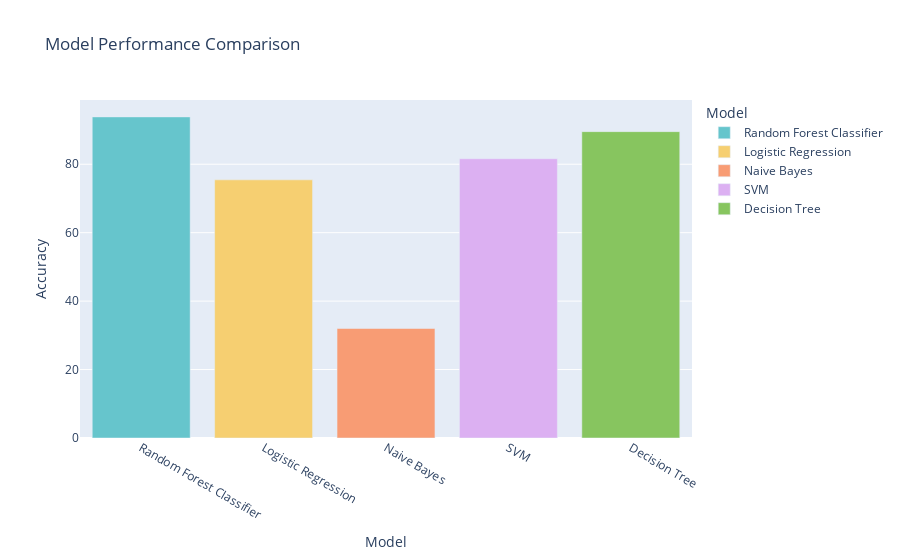

The notebook cell this image was saved under:
### Code cell
fig = px.bar(performance_df, x='Model', y='Accuracy', color='Model', title='Model Performance Comparison',
             color_discrete_sequence=px.colors.qualitative.Pastel)
fig.show()

### Figure 1 — Plotly figure (JSON) as saved in the notebook; plotly's stock layout.template omitted (floating-point values rounded to 4 significant figures)
{"data": [{"alignmentgroup": "True", "hovertemplate": "Model=%{x}<br>Accuracy=%{y}<extra></extra>", "legendgroup": "Random Forest Classifier", "marker": {"color": "rgb(102, 197, 204)", "pattern": {"shape": ""}}, "name": "Random Forest Classifier", "offsetgroup": "Random Forest Classifier", "orientation": "v", "showlegend": true, "textposition": "auto", "type": "bar", "x": ["Random Forest Classifier"], "xaxis": "x", "y": [93.84], "yaxis": "y"}, {"alignmentgroup": "True", "hovertemplate": "Model=%{x}<br>Accuracy=%{y}<extra></extra>", "legendgroup": "Logistic Regression", "marker": {"color": "rgb(246, 207, 113)", "pattern": {"shape": ""}}, "name": "Logistic Regression", "offsetgroup": "Logistic Regression", "orientation": "v", "showlegend": true, "textposition": "auto", "type": "bar", "x": ["Logistic Regression"], "xaxis": "x", "y": [75.44], "yaxis": "y"}, {"alignmentgroup": "True", "hovertemplate": "Model=%{x}<br>Accuracy=%{y}<extra></extra>", "legendgroup": "Naive Bayes", "marker": {"color": "rgb(248, 156, 116)", "pattern": {"shape": ""}}, "name": "Naive Bayes", "offsetgroup": "Naive Bayes", "orientation": "v", "showlegend": true, "textposition": "auto", "type": "bar", "x": ["Naive Bayes"], "xaxis": "x", "y": [32.0], "yaxis": "y"}, {"alignmentgroup": "True", "hovertemplate": "Model=%{x}<br>Accuracy=%{y}<extra></extra>", "legendgroup": "SVM", "marker": {"color": "rgb(220, 176, 242)", "pattern": {"shape": ""}}, "name": "SVM", "offsetgroup": "SVM", "orientation": "v", "showlegend": true, "textposition": "auto", "type": "bar", "x": ["SVM"], "xaxis": "x", "y": [81.6], "yaxis": "y"}, {"alignmentgroup": "True", "hovertemplate": "Model=%{x}<br>Accuracy=%{y}<extra></extra>", "legendgroup": "Decision Tree", "marker": {"color": "rgb(135, 197, 95)", "pattern": {"shape": ""}}, "name": "Decision Tree", "offsetgroup": "Decision Tree", "orientation": "v", "showlegend": true, "textposition": "auto", "type": "bar", "x": ["Decision Tree"], "xaxis": "x", "y": [89.53], "yaxis": "y"}], "layout": {"barmode": "relative", "legend": {"title": {"text": "Model"}, "tracegroupgap": 0}, "title": {"text": "Model Performance Comparison"}, "xaxis": {"anchor": "y", "categoryarray": ["Random Forest Classifier", "Logistic Regression", "Naive Bayes", "SVM", "Decision Tree"], "categoryorder": "array", "domain": [0, 1], "title": {"text": "Model"}}, "yaxis": {"anchor": "x", "domain": [0, 1], "title": {"text": "Accuracy"}}}}
